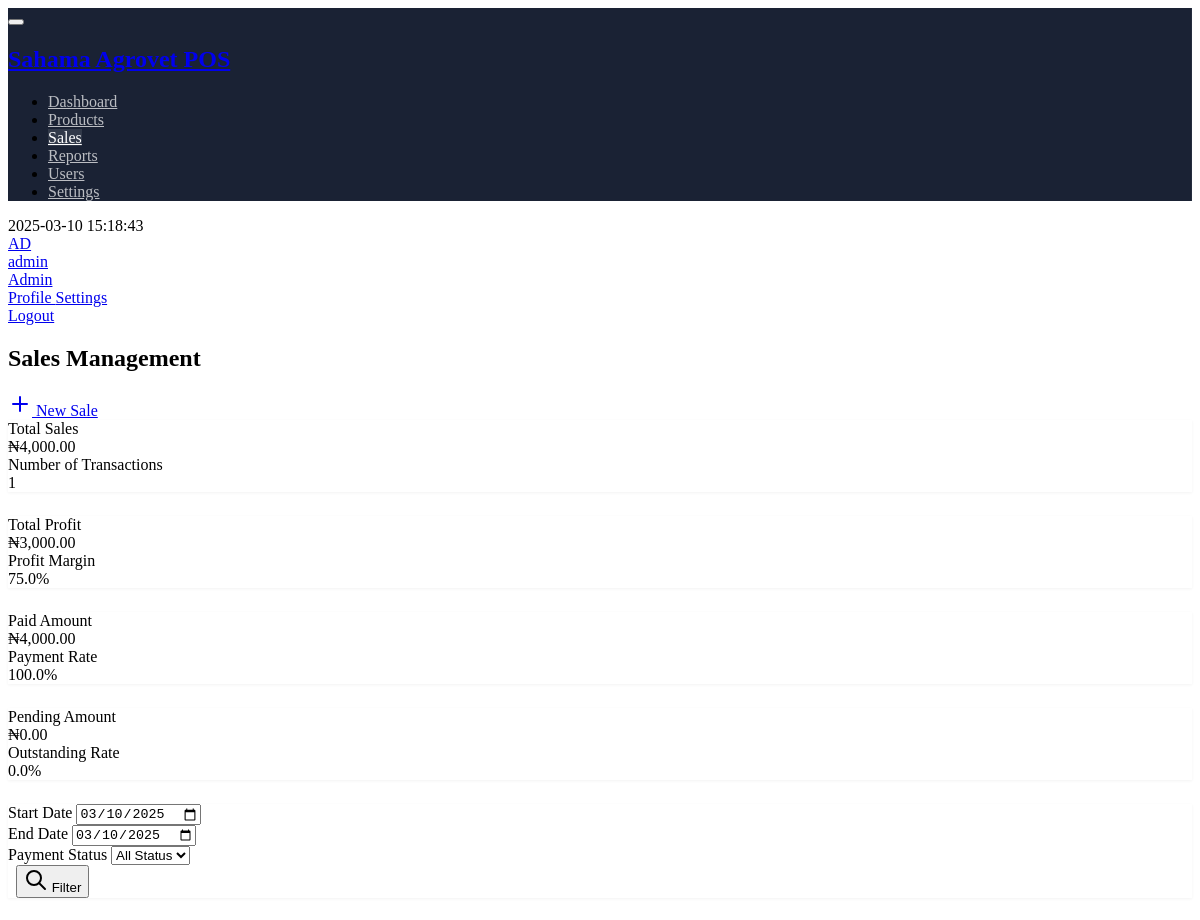
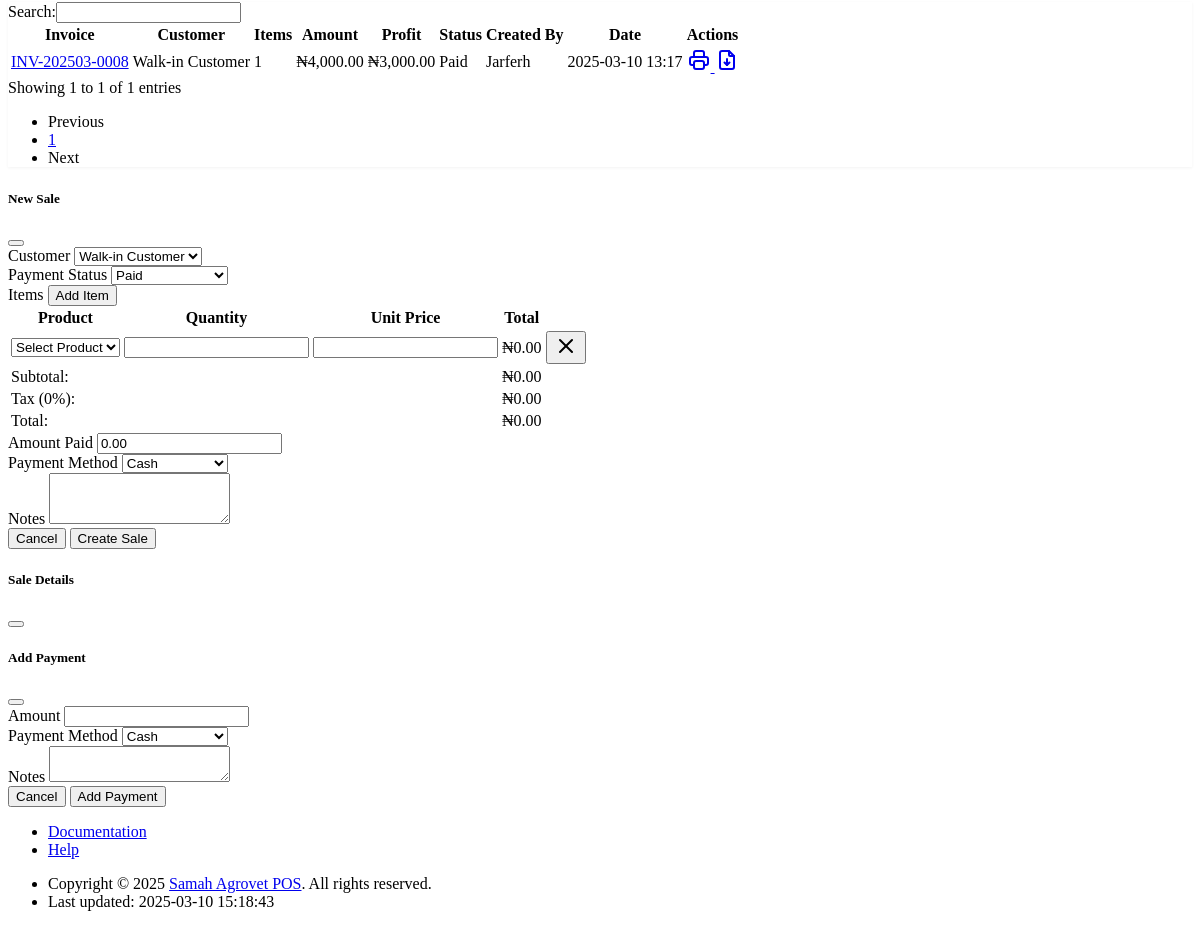
/sales.php (signed in), run on the app's committed database (2 pictures, top to bottom).
### tables this page shows
CREATE TABLE `sales` (
  `id` int(11) NOT NULL,
  `invoice_number` varchar(50) NOT NULL,
  `customer_id` int(11) DEFAULT NULL,
  `total_amount` decimal(10,2) NOT NULL DEFAULT 0.00,
  `amount_paid` decimal(10,2) NOT NULL DEFAULT 0.00,
  `payment_status` enum('pending','partial','paid') NOT NULL DEFAULT 'pending',
  `payment_method` enum('cash','card','transfer') DEFAULT 'cash',
  `notes` text DEFAULT NULL,
  `created_by` int(11) DEFAULT NULL,
  `created_at` timestamp NOT NULL DEFAULT current_timestamp(),
  `updated_at` timestamp NOT NULL DEFAULT current_timestamp() ON UPDATE current_timestamp()
);

CREATE TABLE `users` (
  `id` int(11) NOT NULL,
  `username` varchar(50) NOT NULL,
  `password` varchar(255) NOT NULL,
  `full_name` varchar(100) NOT NULL,
  `email` varchar(100) DEFAULT NULL,
  `role` enum('admin','manager','cashier','accountant') NOT NULL,
  `status` enum('active','inactive') DEFAULT 'active',
  `created_at` timestamp NOT NULL DEFAULT current_timestamp(),
  `updated_at` timestamp NOT NULL DEFAULT current_timestamp() ON UPDATE current_timestamp(),
  `role_id` int(11) DEFAULT NULL,
  `last_login` timestamp NULL DEFAULT NULL,
  `created_by` int(11) DEFAULT NULL
);

### sales.php (the view, shortened to what the rows shown need)
<?php
$sales = [];
try {
    $db = Database::getInstance()->getConnection();
    $startDate = $_GET['start_date'] ?? date('Y-m-d');
    $endDate = $_GET['end_date'] ?? date('Y-m-d');
    $query = "
        SELECT
            s.*,
            u.username as created_by_user,
            c.name as customer_name,
            COUNT(si.id) as item_count,
            COALESCE(SUM(si.quantity * (si.selling_price - p.buying_price)), 0) as profit
        FROM sales s
        LEFT JOIN users u ON s.created_by = u.id
        LEFT JOIN customers c ON s.customer_id = c.id
        LEFT JOIN sale_items si ON s.id = si.sale_id
        LEFT JOIN products p ON si.product_id = p.id
        WHERE DATE(s.created_at) BETWEEN ? AND ?
    ";
    $params = [$startDate, $endDate];
    $query .= " GROUP BY s.id ORDER BY s.created_at DESC";
    $stmt = $db->prepare($query);
    $stmt->execute($params);
    $sales = $stmt->fetchAll(PDO::FETCH_ASSOC);
} catch (PDOException $e) {
    $error = "Database error: " . $e->getMessage();
    error_log($e->getMessage());
}
include 'templates/header.php';
?>
<div class="page-wrapper">
    <div class="page-header d-print-none">
        <div class="container-xl">
            <div class="row g-2 align-items-center">
                <div class="col">
                    <h2 class="page-title">
                        Sales Management
                    </h2>
                </div>
            </div>
        </div>
    </div>
    <div class="page-body">
        <div class="container-xl">
            <div class="card">
                <div class="card-body">
                    <div class="table-responsive">
                        <table class="table table-vcenter card-table">
                            <thead>
                                <tr>
                                    <th>Invoice</th>
                                    <th>Customer</th>
                                    <th>Items</th>
                                    <th>Amount</th>
                                    <th>Profit</th>
                                    <th>Status</th>
                                    <th>Created By</th>
                                    <th>Date</th>
                                    <th class="w-1">Actions</th>
                                </tr>
                            </thead>
                            <tbody>
                                <?php foreach ($sales as $sale): ?>
                                    <tr>
                                        <td>
                                            <a href="#" class="text-reset" data-bs-toggle="modal" data-bs-target="#viewSaleModal" data-sale-id="<?= $sale['id'] ?>">
                                                <?= htmlspecialchars($sale['invoice_number']) ?>
                                            </a>
                                        </td>
                                        <td><?= htmlspecialchars($sale['customer_name'] ?? 'Walk-in Customer') ?></td>
                                        <td><?= $sale['item_count'] ?? '0' ?></td>
                                        <td>₦<?= number_format($sale['total_amount'], 2) ?></td>
                                        <td>₦<?= number_format($sale['profit'], 2) ?></td>
                                        <td>
                                            <?php
                                            $statusClass = match ($sale['payment_status']) {
                                                'paid' => 'success',
                                                'partial' => 'warning',
                                                default => 'danger'
                                            };
                                            ?>
                                            <span class="badge bg-<?= $statusClass ?>-lt">
                                                <?= ucfirst($sale['payment_status']) ?>
                                            </span>
                                        </td>
                                        <td><?= htmlspecialchars($sale['created_by_user']) ?></td>
                                        <td><?= date('Y-m-d H:i', strtotime($sale['created_at'])) ?></td>
                                        <td>
                                            <div class="btn-list flex-nowrap">
                                                <a href="#" class="btn btn-icon btn-primary" onclick="printInvoice(<?= $sale['id'] ?>)" title="Print Invoice">
                                                </a>
                                                <a href="#" class="btn btn-icon btn-info" onclick="saveSaleAsPDF(<?= $sale['id'] ?>)" title="Save as PDF">
                                                </a>
                                            </div>
                                        </td>
                                    </tr>
                                <?php endforeach; ?>
                            </tbody>
                        </table>
                    </div>
                </div>
            </div>
        </div>
    </div>
</div>
<div class="modal modal-blur fade" id="newSaleModal" tabindex="-1" role="dialog" aria-hidden="true">
    <div class="modal-dialog modal-xl" role="document">
        <div class="modal-content">
            <form id="newSaleForm" action="actions/sale_actions.php" method="post">
                <div class="modal-body">
                    <div class="mb-3">
                        <div class="table-responsive">
                            <table class="table table-vcenter" id="itemsTable">
                                <thead>
                                    <tr>
                                        <th>Product</th>
                                        <th>Quantity</th>
                                        <th>Unit Price</th>
                                        <th>Total</th>
                                        <th></th>
                                    </tr>
                                </thead>
                            </table>
                        </div>
                    </div>
                </div>
            </form>
        </div>
    </div>
</div>
<?php include 'templates/footer.php'; ?>

### data on the page
sales: invoice_number "INV-202503-0008", customer_name "Walk-in Customer", item_count "1", total_amount "4,000.00", profit "3,000.00", payment_status "Paid", created_by.username "Jarferh", created_at "2025-03-10 13:17"

### other printed values
$menuItem['title'] "Dashboard"
$menuItem['title'] "Products"
$menuItem['title'] "Sales"
$menuItem['title'] "Reports"
$menuItem['title'] "Users"
$menuItem['title'] "Settings"
substr($_SESSION['username'], 0, 2) "AD"
$_SESSION['username'] "admin"
$_SESSION['role'] "Admin"
$totals['sales'] "4,000.00"
count($sales) "1"
$totals['profit'] "3,000.00"
$totals['paid'] "4,000.00"
$totals['pending'] "0.00"
$CURRENT_TIME "2025-03-10 15:18:43"
